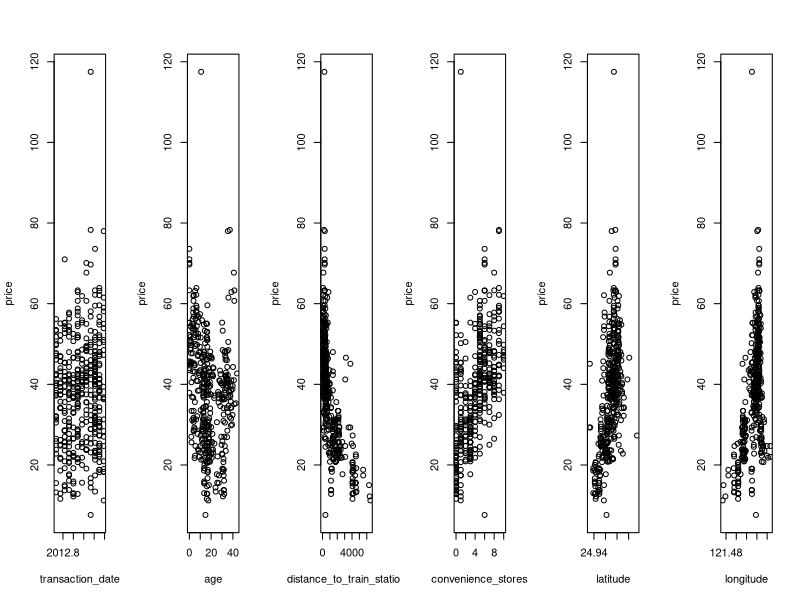

The R script that drew this image:
## ---- chunk 1
houses <- read.csv('real_estate_valuation.csv', fileEncoding="UTF-8-BOM")
head(houses)
## ---- chunk 2
par(mfrow = c(1, 6))
plot(price ~ transaction_date, houses)
plot(price ~ age, houses)
plot(price ~ distance_to_train_station, houses)
plot(price ~ convenience_stores, houses)
plot(price ~ latitude, houses)
plot(price ~ longitude, houses)
## ---- chunk 3
model = lm(
  price ~
    transaction_date + I(transaction_date ^ 2) +
    age + I(age ^ 2) +
    distance_to_train_station + I(distance_to_train_station ^ 2) +
    convenience_stores + I(convenience_stores ^ 2) +
    latitude + I(latitude ^ 2) +
    longitude + I(longitude ^ 2),
  houses
)
summary(model)
## ---- chunk 4
model = lm(
  price ~
    transaction_date +
    age + I(age ^ 2) +
    distance_to_train_station + I(distance_to_train_station ^ 2) +
    convenience_stores +
    latitude + I(latitude ^ 2) +
    longitude,
  houses
)
summary(model)
## ---- chunk 5
model = lm(
  price ~
    transaction_date +
    distance_to_train_station + I(distance_to_train_station ^ 2) +
    age + I(age ^ 2) +
    convenience_stores +
    latitude + I(latitude ^ 2),
  houses
)
summary(model)
